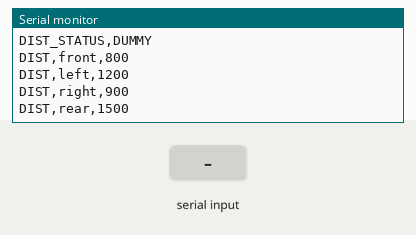
The sketch below on a simulated ESP32. On the bench: the last lines printed to the serial monitor. Inputs (shaded band) come from the test bench.

Above: at 1.7 s.
1.8 s: "1\n" received over Serial
At 2.01 s:
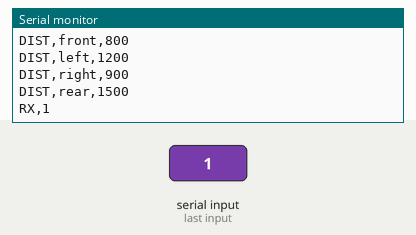
3.3 s: "0\n" received over Serial
At 3.46 s:
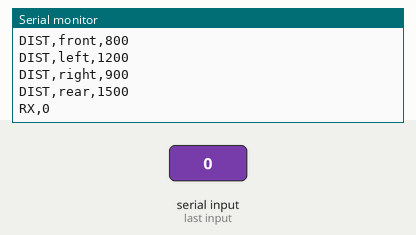

Measured:
- after the input at 1.8 s, the serial monitor: prints a new line at once (image 1)
- after the input at 3.3 s, the serial monitor: prints a new line at once (image 2)

The sketch:

distance_sensor_test.ino
```cpp
// Distance sensor test sketch.
// Motor output is not used in this sketch.

static const char* SKETCH_NAME = "distance_sensor_test";
static const char* VERSION = "0.1.0";

unsigned long lastOutputMs = 0;

void handleSerialInput() {
  while (Serial.available()) {
    String line = Serial.readStringUntil('\n');
    line.trim();
    if (line.length() > 0) {
      Serial.print("RX,");
      Serial.println(line);
    }
  }
}

void setup() {
  Serial.begin(115200);
  delay(500);
  Serial.println("BOOT,DISTANCE_SENSOR_TEST_READY");
  Serial.print("FW,");
  Serial.print(SKETCH_NAME);
  Serial.print(",");
  Serial.println(VERSION);

  // Future candidates: VL53L0X, VL53L1X, ultrasonic sensors, analog distance sensors.
  // Keep voltage and I2C/UART pin compatibility checked before real sensor testing.
}

void loop() {
  handleSerialInput();
  unsigned long now = millis();
  if (now - lastOutputMs >= 700) {
    lastOutputMs = now;
    Serial.println("STATUS,OK");
    Serial.println("DIST_STATUS,DUMMY");
    Serial.println("DIST,front,800");
    Serial.println("DIST,left,1200");
    Serial.println("DIST,right,900");
    Serial.println("DIST,rear,1500");
  }
}
```
